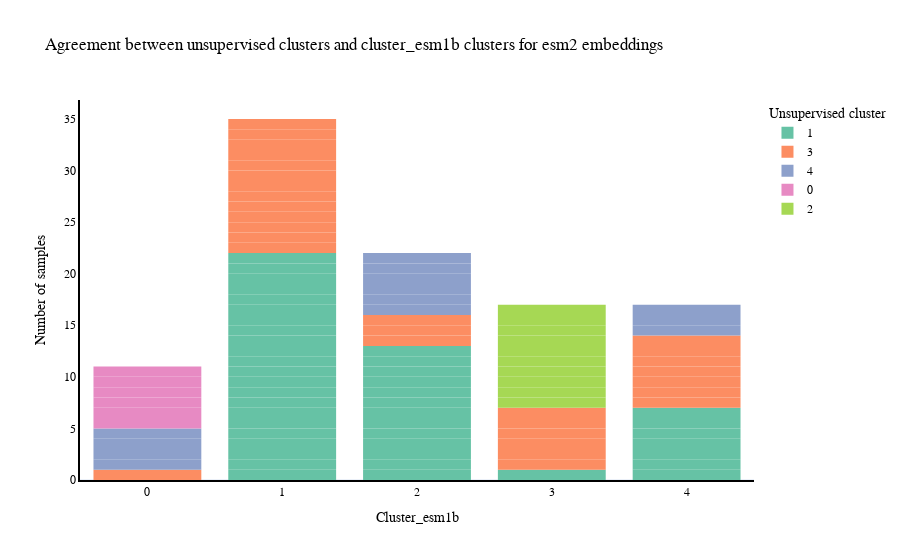

Source (notebook cell):
### Code cell
emb_handler.plot_feature_cluster_overlap(emb_space_name="esm2",
                                         feature='cluster_esm1b')

### Figure 1 — Plotly figure (JSON) as saved in the notebook; plotly's stock layout.template omitted (floating-point values rounded to 4 significant figures)
{"data": [{"alignmentgroup": "True", "hovertemplate": "Unsupervised cluster=1<br>Cluster_esm1b=%{x}<br>Number of samples=%{y}<extra></extra>", "legendgroup": "1", "marker": {"color": "rgb(102,194,165)", "line": {"width": 0}, "pattern": {"shape": ""}}, "name": "1", "offsetgroup": "1", "orientation": "v", "showlegend": true, "textposition": "auto", "type": "bar", "x": ["1", "1", "1", "1", "1", "1", "1", "1", "1", "1", "1", "1", "1", "1", "4", "4", "4", "4", "4", "4", "4", "1", "1", "1", "1", "2", "2", "2", "2", "2", "2", "2", "2", "2", "2", "2", "2", "2", "1", "1", "1", "1", "3"], "xaxis": "x", "y": [1, 1, 1, 1, 1, 1, 1, 1, 1, 1, 1, 1, 1, 1, 1, 1, 1, 1, 1, 1, 1, 1, 1, 1, 1, 1, 1, 1, 1, 1, 1, 1, 1, 1, 1, 1, 1, 1, 1, 1, 1, 1, 1], "yaxis": "y"}, {"alignmentgroup": "True", "hovertemplate": "Unsupervised cluster=3<br>Cluster_esm1b=%{x}<br>Number of samples=%{y}<extra></extra>", "legendgroup": "3", "marker": {"color": "rgb(252,141,98)", "line": {"width": 0}, "pattern": {"shape": ""}}, "name": "3", "offsetgroup": "3", "orientation": "v", "showlegend": true, "textposition": "auto", "type": "bar", "x": ["1", "1", "1", "1", "1", "2", "1", "1", "1", "1", "1", "0", "4", "1", "4", "1", "4", "2", "2", "1", "3", "3", "3", "3", "3", "3", "4", "4", "4", "4"], "xaxis": "x", "y": [1, 1, 1, 1, 1, 1, 1, 1, 1, 1, 1, 1, 1, 1, 1, 1, 1, 1, 1, 1, 1, 1, 1, 1, 1, 1, 1, 1, 1, 1], "yaxis": "y"}, {"alignmentgroup": "True", "hovertemplate": "Unsupervised cluster=4<br>Cluster_esm1b=%{x}<br>Number of samples=%{y}<extra></extra>", "legendgroup": "4", "marker": {"color": "rgb(141,160,203)", "line": {"width": 0}, "pattern": {"shape": ""}}, "name": "4", "offsetgroup": "4", "orientation": "v", "showlegend": true, "textposition": "auto", "type": "bar", "x": ["4", "0", "4", "2", "2", "2", "2", "2", "0", "0", "0", "4", "2"], "xaxis": "x", "y": [1, 1, 1, 1, 1, 1, 1, 1, 1, 1, 1, 1, 1], "yaxis": "y"}, {"alignmentgroup": "True", "hovertemplate": "Unsupervised cluster=0<br>Cluster_esm1b=%{x}<br>Number of samples=%{y}<extra></extra>", "legendgroup": "0", "marker": {"color": "rgb(231,138,195)", "line": {"width": 0}, "pattern": {"shape": ""}}, "name": "0", "offsetgroup": "0", "orientation": "v", "showlegend": true, "textposition": "auto", "type": "bar", "x": ["0", "0", "0", "0", "0", "0"], "xaxis": "x", "y": [1, 1, 1, 1, 1, 1], "yaxis": "y"}, {"alignmentgroup": "True", "hovertemplate": "Unsupervised cluster=2<br>Cluster_esm1b=%{x}<br>Number of samples=%{y}<extra></extra>", "legendgroup": "2", "marker": {"color": "rgb(166,216,84)", "line": {"width": 0}, "pattern": {"shape": ""}}, "name": "2", "offsetgroup": "2", "orientation": "v", "showlegend": true, "textposition": "auto", "type": "bar", "x": ["3", "3", "3", "3", "3", "3", "3", "3", "3", "3"], "xaxis": "x", "y": [1, 1, 1, 1, 1, 1, 1, 1, 1, 1], "yaxis": "y"}], "layout": {"barmode": "relative", "font": {"color": "black", "family": "Arial", "size": 12}, "legend": {"title": {"text": "Unsupervised cluster"}, "tracegroupgap": 0}, "title": {"text": "Agreement between unsupervised clusters and cluster_esm1b clusters for esm2 embeddings"}, "xaxis": {"anchor": "y", "categoryorder": "category ascending", "domain": [0, 1], "linecolor": "black", "linewidth": 2, "showgrid": false, "showline": true, "title": {"text": "Cluster_esm1b"}}, "yaxis": {"anchor": "x", "domain": [0, 1], "linecolor": "black", "linewidth": 2, "showgrid": false, "showline": true, "title": {"text": "Number of samples"}}}}
